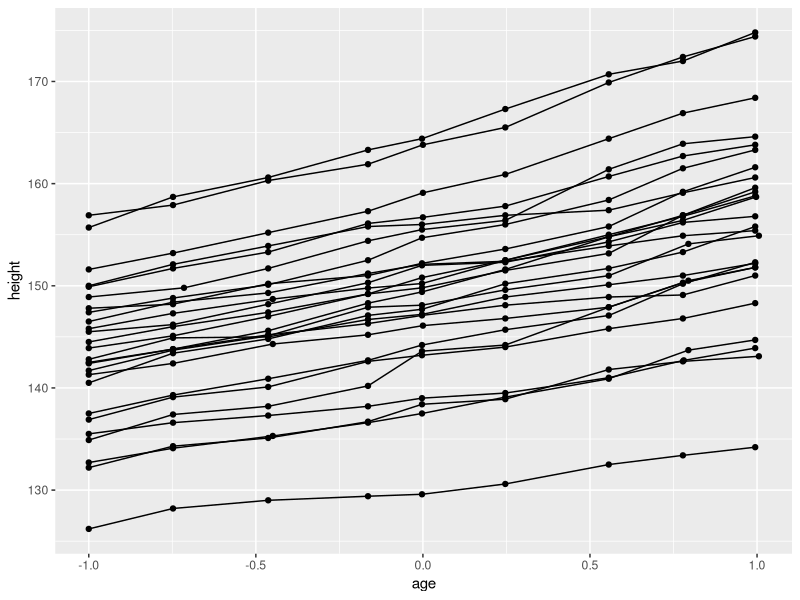
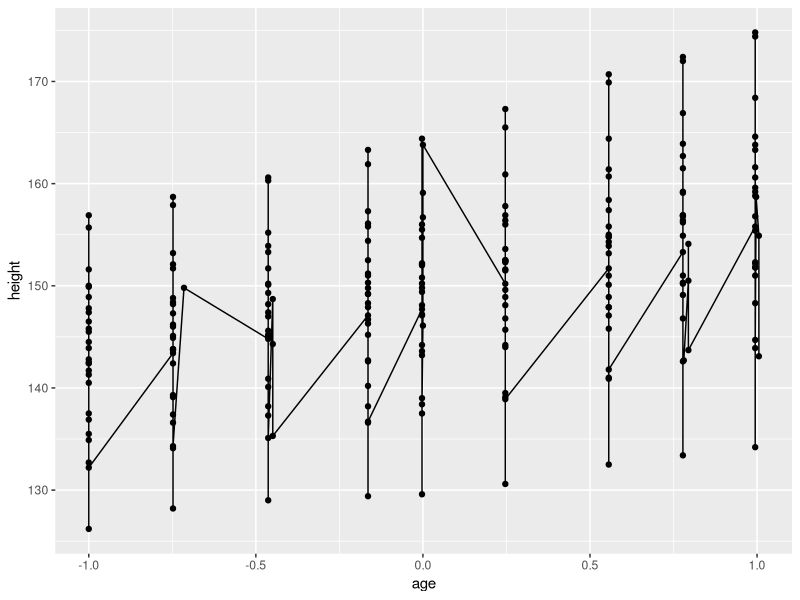
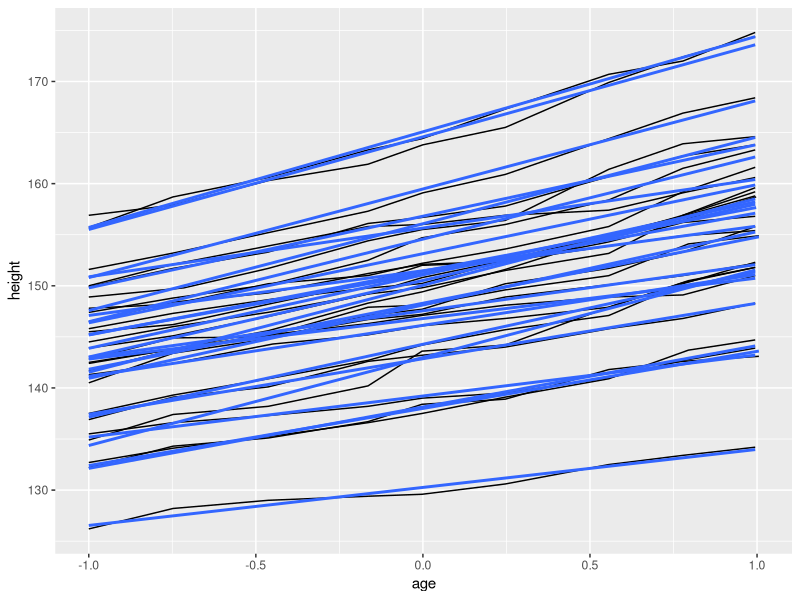
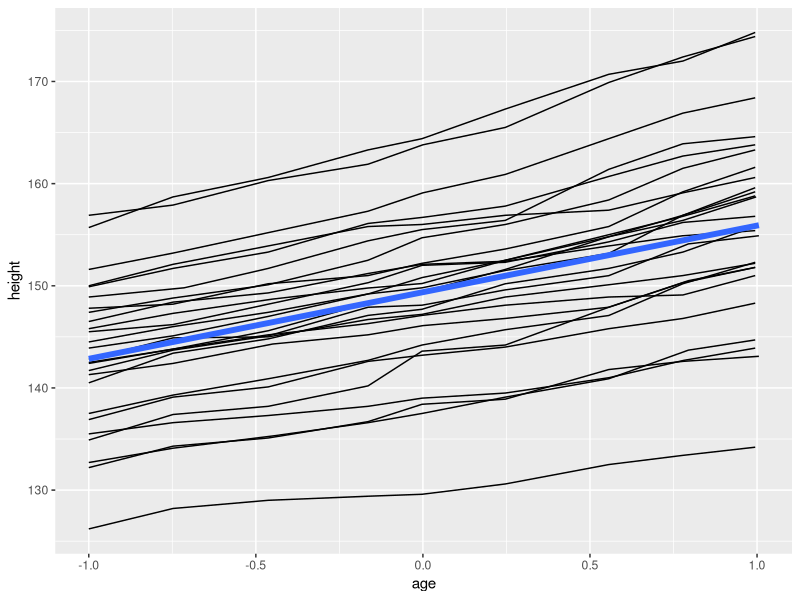
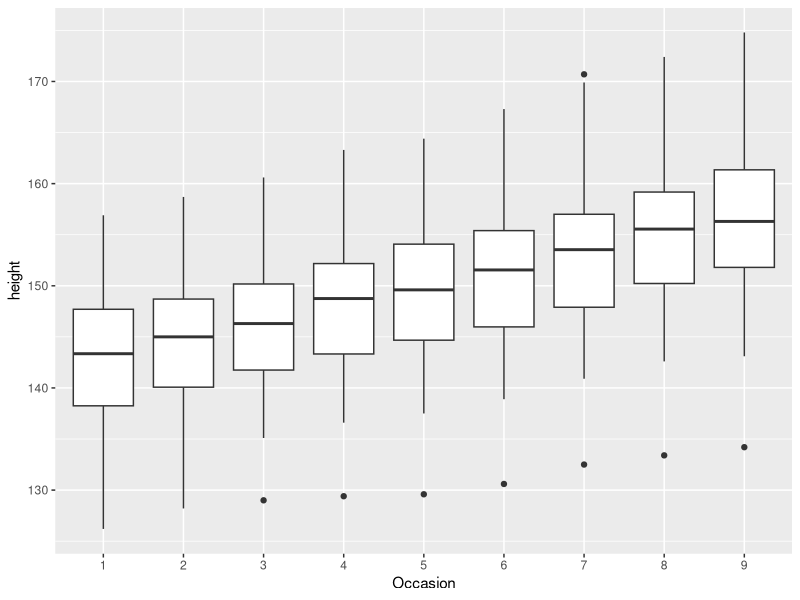
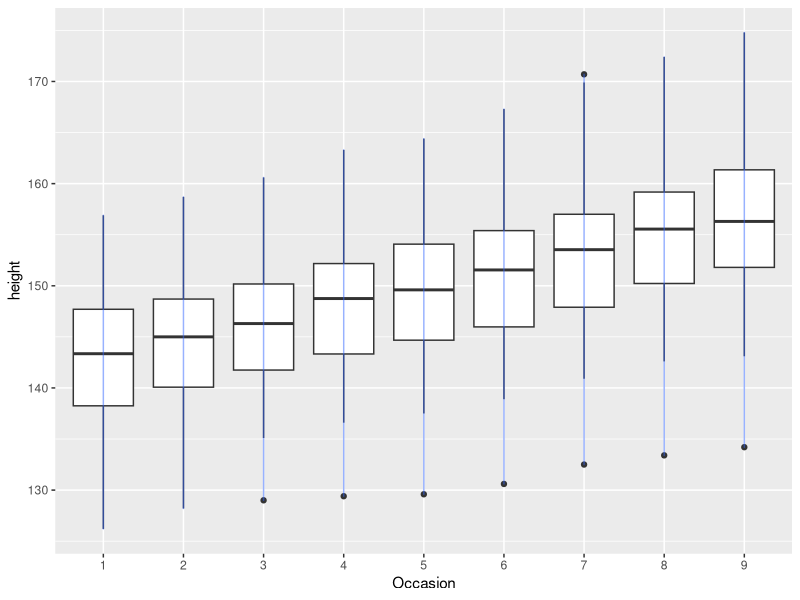
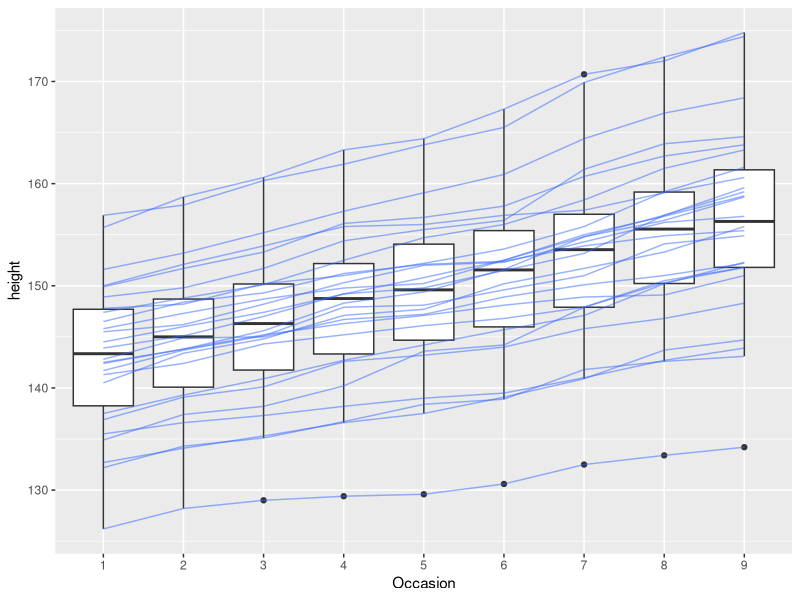
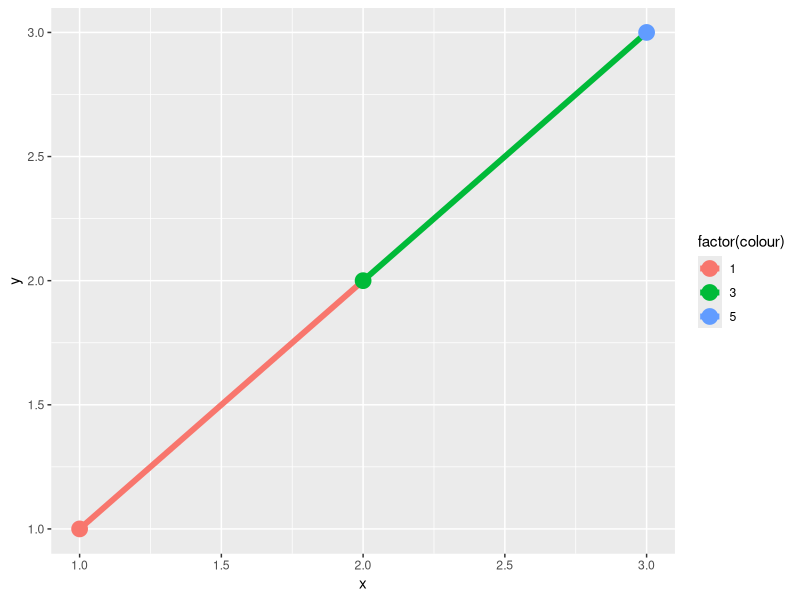

Write the R code that produced these figures, in order. (Note: this script raises an error after producing the figures.)
## ---- chunk 1
knitr::opts_chunk$set(echo = TRUE)
library(ggplot2)
## ---- chunk 2
data(Oxboys, package = "nlme")
head(Oxboys)

p <- ggplot(Oxboys, aes(age, height, group = Subject))
plot(p + geom_point() + geom_line())
## ---- chunk 3
p <- ggplot(Oxboys, aes(age, height))
plot(p +  geom_point() +geom_line())
## ---- chunk 4
ggplot(Oxboys, aes(age, height, group = Subject)) +
  geom_line() +
  geom_smooth(method = "lm", se = FALSE)
## ---- chunk 5
p <- ggplot(Oxboys, aes(age, height))
plot(p + geom_line(aes(group = Subject)) + geom_smooth(method = "lm", size = 2, se = FALSE))
## ---- chunk 6
p <- ggplot(Oxboys, aes(Occasion, height))
plot(p + geom_boxplot())
## ---- chunk 7
p <- ggplot(Oxboys, aes(Occasion, height))
plot(p + 
  geom_boxplot() +
  geom_line(colour = "#3366FF", alpha = 0.5))
## ---- chunk 8
p <- ggplot(Oxboys, aes(Occasion, height))
plot(p + geom_boxplot() + geom_line(aes(group = Subject), colour = "#3366FF", alpha = 0.5))
## ---- chunk 9
df <- data.frame(x = 1:3, y = 1:3, colour = c(1,3,5))
p <- ggplot(df, aes(x, y, colour = factor(colour)))
plot(p + geom_line(aes(group = 1), size = 2) + geom_point(size = 5))
## ---- chunk 10
df <- data.frame(x = 1:3, y = 1:3, colour = c(1,3,5))
p < -ggplot(df, aes(x, y, colour = colour))
plot(p  + geom_line(aes(group = 1), size = 2) + geom_point(size = 5))
